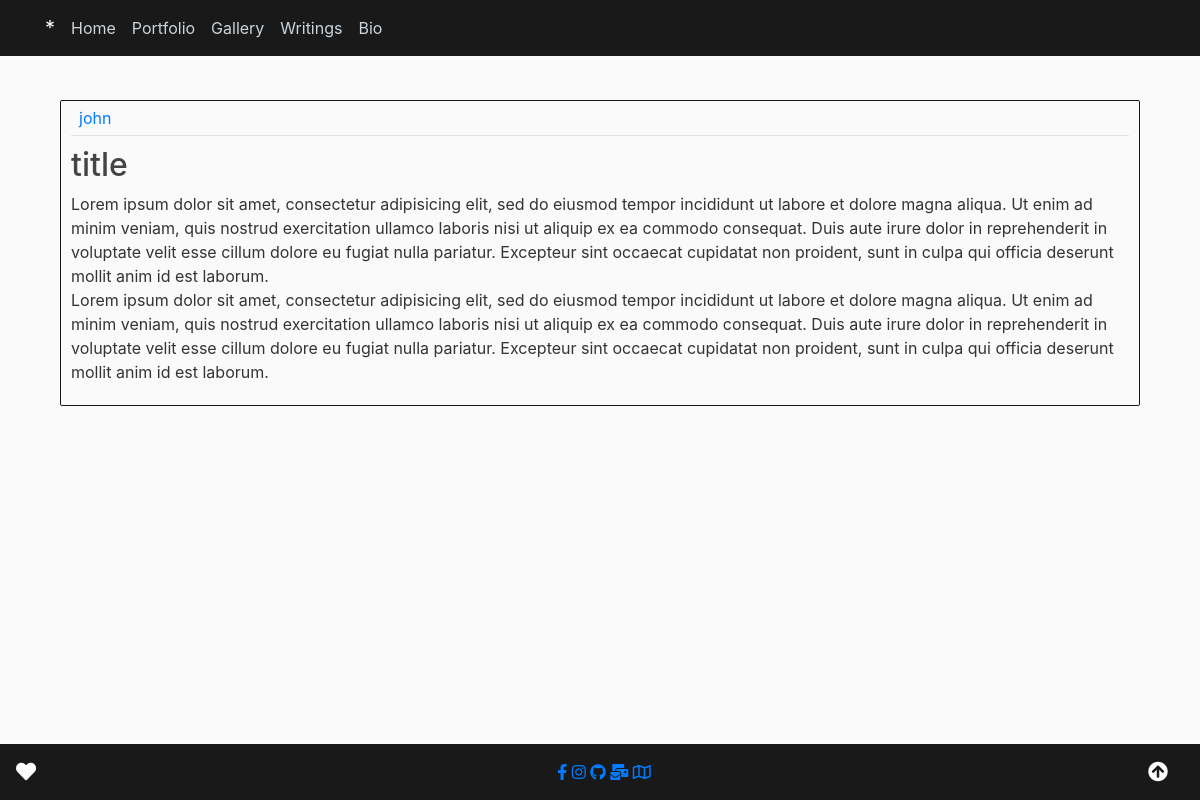
The app's page /blog/blog_post/9/ with its own data.
### blog/models.py (models this page shows, shortened)
class BlogPost(models.Model):
    title = models.CharField(max_length=100)
    body = models.TextField()
    date_posted = models.DateTimeField(default=timezone.now)
    last_modified = models.DateTimeField(auto_now=True)
    date_original_posted = models.DateTimeField(auto_now_add=True)
    author = models.ForeignKey(User, on_delete=models.CASCADE)

### blog/views.py (the view)
# urls.py: path('blog_post/<int:pk>/', PostDetailView.as_view(), name='blog-post-detail'),
class PostDetailView(DetailView):
    model = BlogPost

### blog/templates/blog/blogpost_detail.html (shortened to what this page needs)
{% extends "main/base.html" %}
{% block content %}
    <article class="media blog-content-section">
      <div class="media-body">
        <div class="article-metadata">
          <a class="mr-2 ml-2" href="#">{{ object.author }}</a>
        </div>
        <h2 class="article-title">{{ object.title }}</h2>
        <p class="article-content">{{ object.body }}</p>
      </div>
    </article>
{% endblock content %}

### main/static/main/main.css (style rules this page uses)
body { background: #fafafa; color: #333333; margin-top: 5rem; }
h1, h2, h3, h4, h5, h6 { color: #444444; }
.blog-content-section { padding: 5px 10px; border: 1px solid #161616; border-radius: 2px; margin-top: 20px; margin-bottom: 20px; }
.article-title { color: #444444; }
.article-content { white-space: pre-line; }
.article-metadata { padding-bottom: 5px; margin-bottom: 10px; border-bottom: 1px solid #e3e3e3 }

### records on screen
BlogPost: author "john", title "title", body "Lorem ipsum dolor sit amet, consectetur adipisicing elit, sed do eiusmod tempor incididunt ut labore et dolore magna aliqua. Ut enim ad minim veniam, quis nostrud exercitation ullamco laboris nisi ut aliquip ex ea commodo consequat. Duis aute irure dolor in reprehenderit in voluptate velit esse cillum dolore eu fugiat nulla pariatur. Excepteur sint occaecat cupidatat non proident, sunt in culpa qui officia deserunt mollit anim id est laborum. Lorem ipsum dolor sit amet, consectetur adipisicing elit, sed do eiusmod tempor incididunt ut labore et dolore magna aliqua. Ut enim ad minim veniam, quis nostrud exercitation ullamco laboris nisi ut aliquip ex ea commodo consequat. Duis aute irure…"
